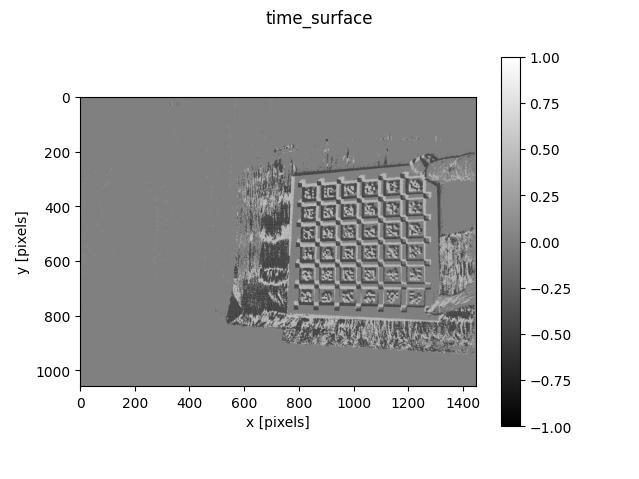

Reproduce this figure in Python.
import numpy as np
from matplotlib import pyplot as plt
from EGER_Visualization import Read_NPZ_Data  # 确保导入你实现的模块
from event_accumulate_frame import get_image_size

def time_surface(events, tau, img_size):
    # 将时间戳从微秒转换为秒
    events['t'] = events['t'] / 1e7
    t_ref = events['t'][-1]
    # img = np.zeros(shape=img_size, dtype=int)
    sae = np.zeros(img_size, np.float32)

    # # 调试输出事件信息
    # print("Total number of events:", len(events['x']))
    # print("First 10 events:")
    # for i in range(10):
    #     print(f"Event {i}: x={events['x'][i]}, y={events['y'][i]}, t={events['t'][i]}, p={events['p'][i]}")

    for i in range(len(events['t'])):
        decay_value = np.exp(-(t_ref - events['t'][i]) / tau)
        if (events['p'][i] > 0):
            # sae[events['y'][i], events['x'][i]] = np.exp(-(t_ref - events['t'][i]) / tau)
            sae[events['y'][i], events['x'][i]] = decay_value
        else:
            # sae[events['y'][i], events['x'][i]] = -np.exp(-(t_ref - events['t'][i]) / tau)
            sae[events['y'][i], events['x'][i]] = -decay_value

    # # 增强对比度
    # max_abs_value = np.max(np.abs(sae))
    # if i < 10:
    #     print(sae[events['y'][i], events['x'][i]])
    #
    # sae = (sae / max_abs_value) * 127 + 128  # 归一化并映射到[0, 255]范围

    return sae


if __name__ == '__main__':
    # 设置文件路径和索引
    data_dir = '/home/s4090/Lyd/gem/codes/datasets/HS-ERGB/train'
    file_idx = 1  # 根据需要设置文件索引

    # 初始化数据集对象
    dataset = Read_NPZ_Data(root_path=data_dir, train=False)

    # tau = 100e-3
    tau = 50e-3  # 50ms

    # 读取指定索引处的事件数据
    events, blur1, exp_start1, exp_end1, blur2, exp_start2, exp_end2, _, _, _ = dataset.get_data(file_idx)

    img_size = get_image_size(events)

    time_surface_img = time_surface(events, tau, img_size)

    # draw image
    fig = plt.figure()
    fig.suptitle('time_surface')
    plt.imshow(time_surface_img, cmap='gray')
    plt.xlabel("x [pixels]")
    plt.ylabel("y [pixels]")
    plt.colorbar()
    plt.savefig('event_frame.jpg')
    plt.show()